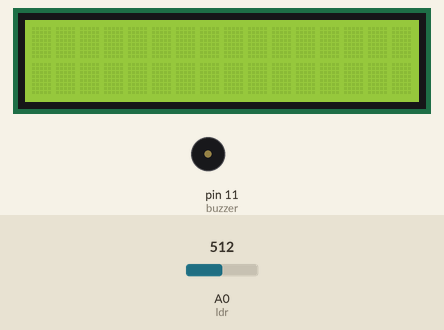
Simulated run of this sketch. Board: Arduino Uno, built with avr-gcc and run on an emulated ATmega328P. Parts: 16×2 character LCD, buzzer (waves = sounding, pin HIGH). The inputs (shaded band) are chosen by the test bench; at power-on: A0 (ldr) = 512. What the sketch prints to the serial monitor is not drawn.

Above: at 1.2 s.
1.3 s: A0 (ldr) set to 487
At 2.2 s:
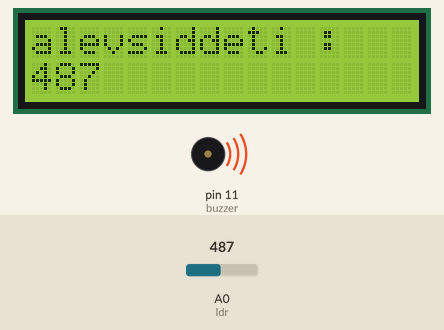
3.8 s: A0 (ldr) set to 510
At 4.4 s:
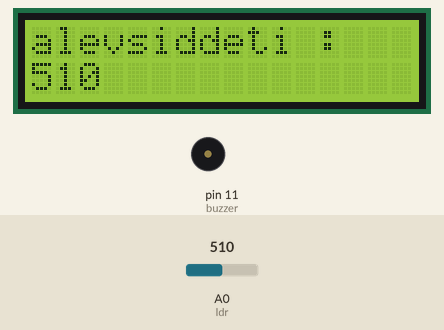
5.5 s: A0 (ldr) set to 490
At 5.6 s:
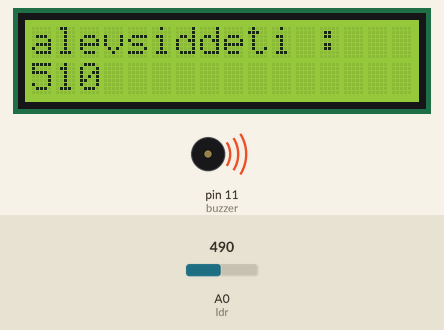
Timing chart, 0 to 13.3 s (numbered marks = the images above; inputs shaded):
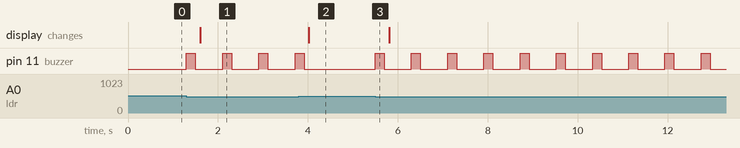

Measured:
- the behaviour switches between 500 and 499 on A0 (ldr) (found by bisection; images 0 and 1)
- after the input at 1.3 s, pin 11 (buzzer): alternates HIGH for 0.20 s and LOW for 0.61 s, starting at once; the display: changes after 0.31 s (image 1)
- after the input at 3.8 s, pin 11 (buzzer): goes on until 3.9 s, then stays LOW; the display: changes after 0.22 s (image 2)
- after the input at 5.5 s, pin 11 (buzzer): alternates HIGH for 0.20 s and LOW for 0.61 s, starting at once

The sketch:

alev.ino
```cpp
int alevsiddeti;//ldr'nin ölçtüğü değeri saklayabilmek için bir değişken oluşturduk.
#include <LiquidCrystal.h> //lcd ekran için gereken kod kütüphanesini ekledik.
LiquidCrystal lcd(12,10,5,4,3,2); //lcd ekran için yaptığımız bağlantıları tanımladık ve isim verdik.
int buzzer = 11;      // sesli uyarı seviyesini seçin
int valorSensor = 0;  // sensördeki değeri saklamak için değişken
void setup() {
 // Seri port hız ayarı
 Serial.begin(9600);
  lcd.begin(16,2);//Modelini de belirterek lcd ekranı başlattık
 // sesli uyarı ÇIKIŞ olarak ayarlandı:
  pinMode(buzzer, OUTPUT);
}
void loop() {
  //
  valorSensor = analogRead(A0);
   //Serial.println(valorSensor);  burası sensor verileri yazılıyor.
  // sesli uyarıyı etkinleştir
  if (valorSensor < 500){
   Serial.println("uyariver"); // c# programiyla iletisim kurmak icin gerekli!
   digitalWrite(buzzer, HIGH);
   delay(200);
  // Sesli uyarıyı devre dışı bırak
  digitalWrite(buzzer, LOW);
  delay(100);
  alevsiddeti=analogRead(A0); //ldr'nin ölçtüğü değeri A0 pininden okuduk ve değişken içine attık.
  lcd.clear();//lcd üzerinde yazanları temizledik.
  lcd.setCursor(0,0);//İmleci birinci satırda birinci harfe getirdik.
  lcd.print("alevsiddeti : ");//Ekrana istediğimiz mesajı yazdırdık.
  lcd.setCursor(0,1);//İmleci ikinci satırda birinci harfe getirdik.
  lcd.print(alevsiddeti);//ldr'nin ölçtüğü değeri ekrana yazdırdık.
  delay(500);
    }
 }
```
